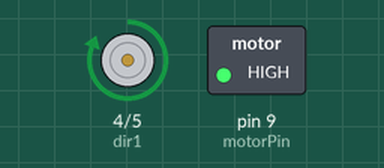
This sketch was run on a simulated Arduino Uno, built with avr-gcc and run on an emulated ATmega328P. Shown: motor-driver pin pairs drawn as motors (green arrow = first pin HIGH = forward, orange = second pin HIGH = backward, longer = more drive), switched loads named in the sketch (green lamp = pin HIGH).

Above: at 0.5 s.
Timing chart, 0 to 3.0 s (numbered marks = the images above):
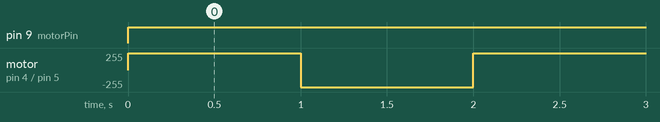

Measured:
- by itself, pin 9 (motorPin): LOW → HIGH at 0.00 s
- by itself, motor on pin 4 (dir1) / pin 5 (dir2): alternates forward 255/255 for 1.0 s and backward 255/255 for 1.0 s

The sketch:

dcmotor.ino
```cpp
// Define the pin to which the motor is connected
int motorPin = 9;

// Define the direction pins
int dir1 = 4;
int dir2 = 5;

void setup() {
  // Set the motor pin as an output
  pinMode(motorPin, OUTPUT);

  // Set the direction pins as outputs
  pinMode(dir1, OUTPUT);
  pinMode(dir2, OUTPUT);

  // Set the initial direction to forward
  digitalWrite(dir1, HIGH);
  digitalWrite(dir2, LOW);
}

void loop() {
  // Spin the motor forward
  analogWrite(motorPin, 255); // 255 is the maximum value for analogWrite

  // Wait for a moment
  delay(1000);

  // Reverse the motor direction
  digitalWrite(dir1, LOW);
  digitalWrite(dir2, HIGH);

  // Spin the motor in reverse
  analogWrite(motorPin, 255);

  // Wait for a moment
  delay(1000);

  // Set the direction back to forward
  digitalWrite(dir1, HIGH);
  digitalWrite(dir2, LOW);
}
```
